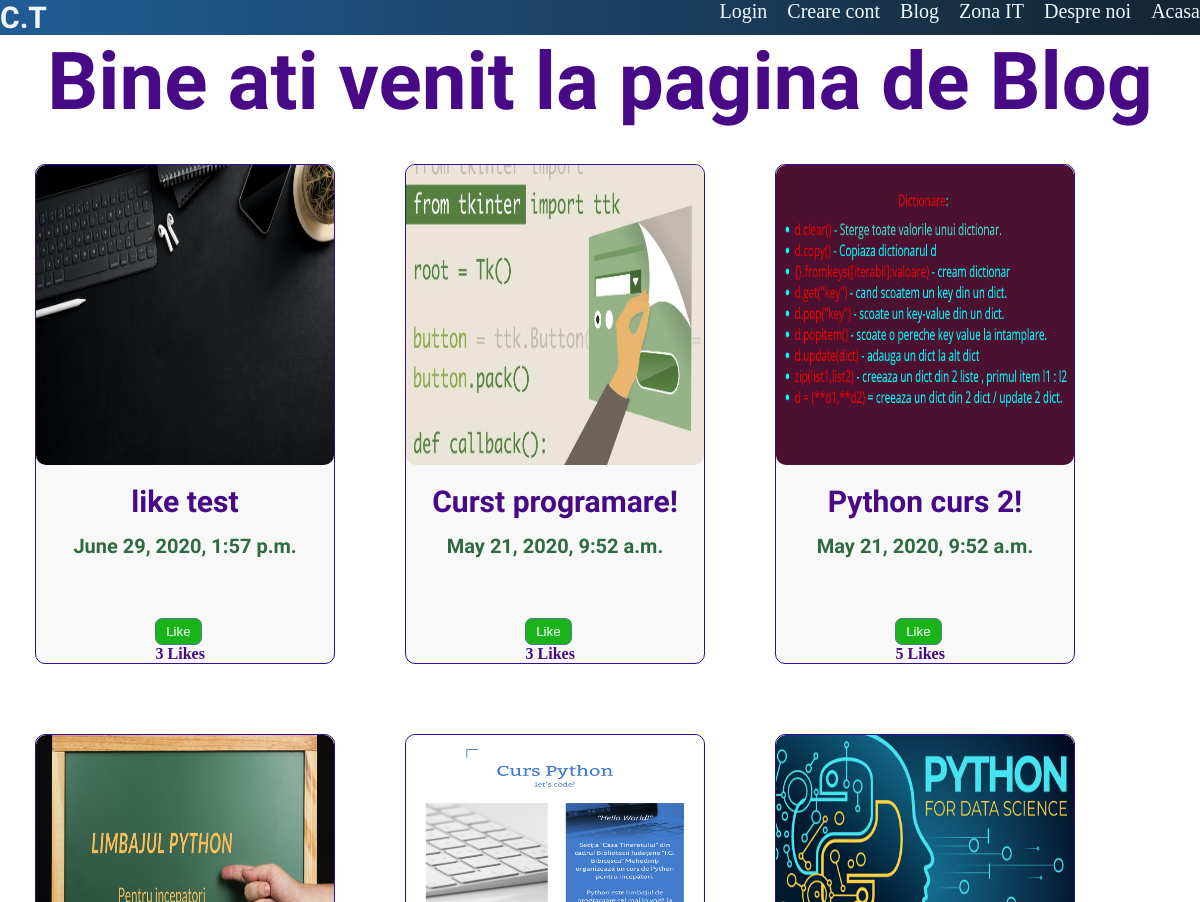
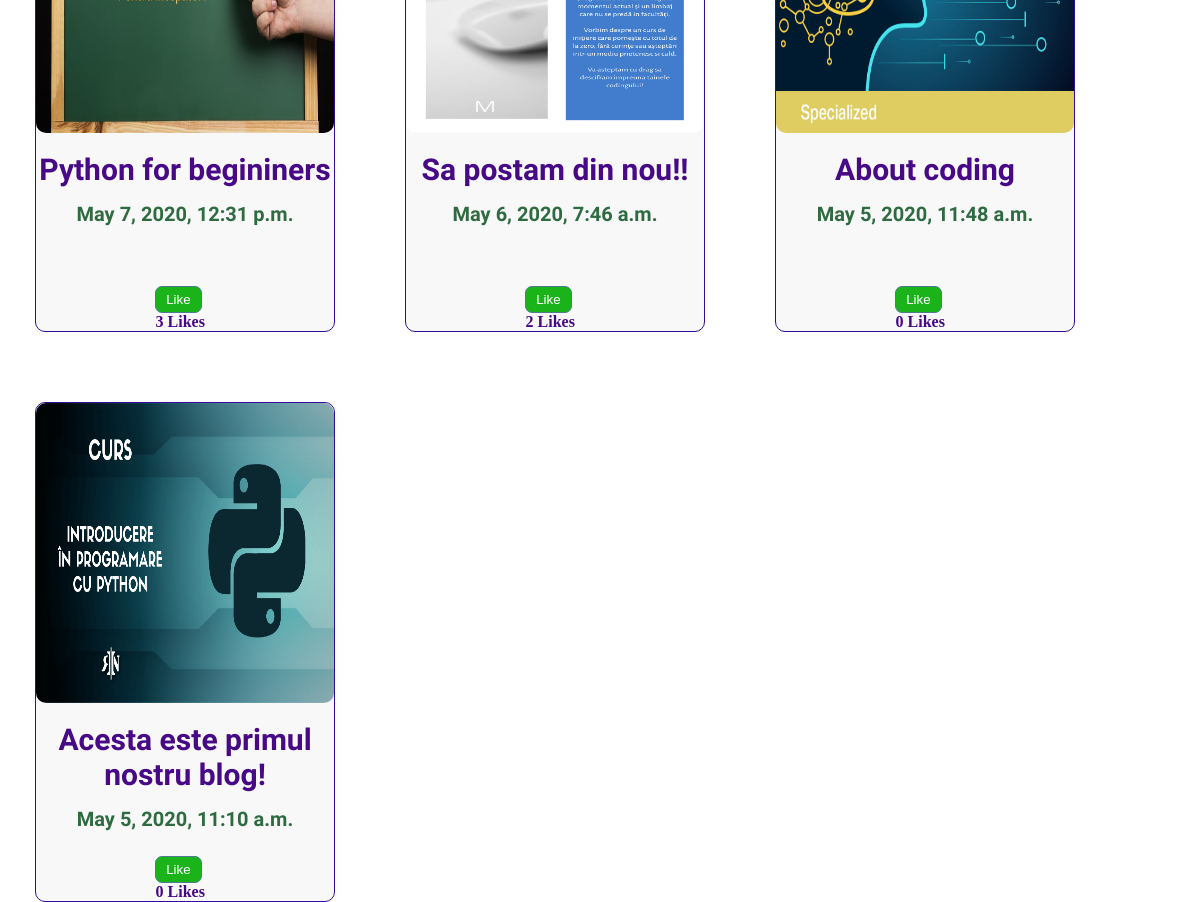
Screenshot of /blog/ with the database file from the repository (2 pictures, top to bottom).
### blog/models.py (models this page shows, shortened)
class Blog(models.Model):
    title = models.CharField(max_length=100)
    description = models.TextField()
    url = models.URLField(blank=None)
    img = models.ImageField(upload_to='media/pictures')
    date = models.DateTimeField(default=datetime.now(), blank=True)
    liked = models.ManyToManyField(
        User, default=None, blank=True, related_name='bloglikes')

### blog/views.py (the view)
# urls.py: path('', views.blog, name='blog'),
def blog(request):
    blogs = Blog.objects.order_by('-date')
    user = request.user
    context = {
        'blogs': blogs,
        'user': user,
    }
    return render(request, 'blog/blog.html', context)

### blog/templates/blog/blog.html (shortened to what this page needs)
<!DOCTYPE html>
{% load static %}
<html lang="en">
  <head>
  </head>
  <body>
    <header>
      <nav class="navbar">
        <h1 id="logo">C.T</h1>
        <ul class="links">
          <li><a href="{% url 'home' %}">Acasa</a></li>
          <li><a href="{% url 'desprenoi' %}">Despre noi</a></li>
          <li><a href="{% url 'paginait' %}">Zona IT</a></li>
          <li><a href="{% url 'blog' %}">Blog</a></li>
          <li><a href="{% url 'autentificare' %}">Creare cont</a></li>
          <li><a href="{% url 'loginpage' %}">Login</a></li>
        </ul>
      </nav>
    </header>
    <h1>Bine ati venit la pagina de Blog</h1>
    {% for blog in blogs %}
    <div class="responsive">
      <div class="gallery">
        <a href="{% url 'posts' blog.id %}"
          ><img src="{{blog.img.url}}" alt="none"
        /></a>
        <div class="descriere">
          <h1>{{blog.title}}</h1>
          <h2>{{blog.date}}</h2>
          <div class="likes">
            <form action="{% url 'blog_likes' %}" method="POST">
              {% if user not in blog.liked.all %}
              <button class="like-button" type="submit">Like</button>
              {% else %}
              <button class="dislike-button" type="submit">Dislike</button>
              {% endif %}
            </form>
            <h4>{{blog.liked.all.count}} Likes</h4>
          </div>
        </div>
      </div>
    </div>
    {% endfor %}
  </body>
</html>

### blog/templates/blog/blog.html (style rules this page uses)
* { margin: 0; padding: 0; box-sizing: border-box; }
html, body { height: 100%; }
.links li { display: inline; }
.links a { color: aliceblue; float: right; text-decoration: none; font-size: 20px; margin-left: 20px; }
#logo { font-size: 30px; color: aliceblue; float: left; }
.navbar { background:linear-gradient(to left , rgb(21, 36, 49) , rgb(32, 93, 149) ); }
h1 { color: rgb(71, 9, 134); text-align: center; font-size: 80px; font-family: "Raleway", sans-serif; font-family: "Dancing Script", cursive; }
h2 { color: rgb(47, 107, 65); font-size: 50px; text-align: center; font-family: "Raleway", sans-serif; font-family: "Dancing Script", cursive; }
div.gallery { margin: 35px; border: 1px solid rgb(50, 13, 153); float: left; width: 300px; height: 500px; background-color: rgb(248, 248, 248); border-radius: 10px; position: relative; }
div.gallery img { width: 100%; height: 300px; border-radius: 5px; border-radius: 10px; }
.descriere h1 { margin-top: 15px; font-size: 30px; text-align: center; }
.descriere h2 { margin-top: 15px; font-size: 20px; text-align: center; }
.likes { height: 50px; width: 50px; margin: auto; padding-top: 20px; margin-top: auto; position: absolute; bottom: 15px; left: 40%; }
.like-button { padding: 5px 10px; background-color: rgb(26, 180, 26); border: 1px solid rgb(78, 123, 144); border-radius: 7px; color: white; }
.likes h4 { color: rgb(71, 9, 134); text-align: center; }

### rows the page displays
Blog: img (picture), title "like test", date "June 29, 2020, 1:57 p.m.", shows "Like", liked.all.count "3"
Blog: img (picture), title "Curst programare!", date "May 21, 2020, 9:52 a.m.", shows "Like", liked.all.count "3"
Blog: img (picture), title "Python curs 2!", date "May 21, 2020, 9:52 a.m.", shows "Like", liked.all.count "5"
Blog: img (picture), title "Python for begininers", date "May 7, 2020, 12:31 p.m.", shows "Like", liked.all.count "3"
Blog: img (picture), title "Sa postam din nou!!", date "May 6, 2020, 7:46 a.m.", shows "Like", liked.all.count "2"
Blog: img (picture), title "About coding", date "May 5, 2020, 11:48 a.m.", shows "Like", liked.all.count "0"
Blog: img (picture), title "Acesta este primul nostru blog!", date "May 5, 2020, 11:10 a.m.", shows "Like", liked.all.count "0"
